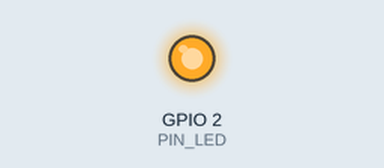
This program was run on a simulated ESP32. On the bench: output pins drawn as LEDs (lit = HIGH). What the program prints to the serial monitor is not drawn.

Above: at 0.1 s.
At 0.6 s:
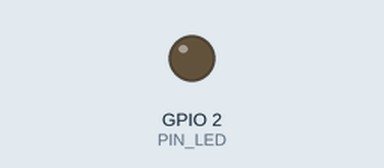
Timing chart, 0 to 2.1 s (numbered marks = the images above):
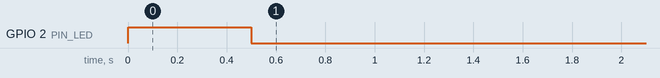

The program:

main.cpp
```cpp
// S-Bus inverter bridge. USB serial in (UART0, 100000 8E2, non-inverted, from the Pi) -> GPIO17 out
// (UART2, 100000 8E2, inverted = real S-Bus) to the S1 motion controller's S-Bus Signal pin.
// Failsafe: no complete frame for 500 ms -> keep the last frame's mode switches, centre channels 1-4,
// set the frame-lost flag, 70 Hz. The blue LED is on while frames are flowing.
#include <Arduino.h>

static const int PIN_SBUS_TX = 17;
static const int PIN_LED = 2;
static const uint32_t TIMEOUT_MS = 500;
static const uint32_t FRAME_MS = 14;
static const uint16_t CENTER = 1024;

HardwareSerial sbus(2);
static uint8_t frame[25];
static uint8_t last[25];
static size_t n = 0;
static bool haveLast = false;
static uint32_t lastFrameMs = 0, lastSafeMs = 0, lastReportMs = 0;
static uint32_t frames = 0, bad = 0;

static void unpack(const uint8_t *f, uint16_t *ch) {
  uint32_t bits = 0; int nb = 0; int idx = 1;
  for (int c = 0; c < 16; c++) {
    while (nb < 11) { bits |= (uint32_t)f[idx++] << nb; nb += 8; }
    ch[c] = bits & 0x7FF; bits >>= 11; nb -= 11;
  }
}

static void pack(const uint16_t *ch, uint8_t flags, uint8_t *f) {
  memset(f, 0, 25); f[0] = 0x0F;
  uint32_t bits = 0; int nb = 0; int idx = 1;
  for (int c = 0; c < 16; c++) {
    bits |= (uint32_t)(ch[c] & 0x7FF) << nb; nb += 11;
    while (nb >= 8) { f[idx++] = bits & 0xFF; bits >>= 8; nb -= 8; }
  }
  f[23] = flags; f[24] = 0;
}

static void sendSafe() {
  uint16_t ch[16];
  if (haveLast) unpack(last, ch); else for (int i = 0; i < 16; i++) ch[i] = CENTER;
  for (int i = 0; i < 4; i++) ch[i] = CENTER;          // sticks centred, switches as they were
  uint8_t f[25];
  pack(ch, 0x04, f);                                    // frame-lost flag
  sbus.write(f, 25);
}

void setup() {
  pinMode(PIN_LED, OUTPUT);
  Serial.begin(100000, SERIAL_8E2);                     // from the Pi, over USB
  sbus.begin(100000, SERIAL_8E2, -1, PIN_SBUS_TX, true); // inverted TX = S-Bus
  lastFrameMs = lastSafeMs = millis();
}

void loop() {
  while (Serial.available()) {
    uint8_t b = Serial.read();
    if (n == 0 && b != 0x0F) continue;                  // sync on the header
    frame[n++] = b;
    if (n == 25) {
      n = 0;
      if (frame[24] != 0x00) { bad++; continue; }       // bad footer: resync
      sbus.write(frame, 25);
      memcpy(last, frame, 25);
      haveLast = true;
      frames++;
      lastFrameMs = millis();
    }
  }
  uint32_t now = millis();
  bool flowing = (now - lastFrameMs) < TIMEOUT_MS;
  if (now - lastReportMs >= 1000) {                     // status back up the USB cable, once a second
    lastReportMs = now;
    Serial.printf("bridge frames=%lu bad=%lu flowing=%d\n", (unsigned long)frames, (unsigned long)bad, flowing ? 1 : 0);
  }
  digitalWrite(PIN_LED, flowing ? HIGH : LOW);
  if (!flowing && now - lastSafeMs >= FRAME_MS) { sendSafe(); lastSafeMs = now; }
}
```

Measured:
- by itself, GPIO 2 (PIN_LED): LOW → HIGH at 0.00 s, → LOW 0.50 s later
